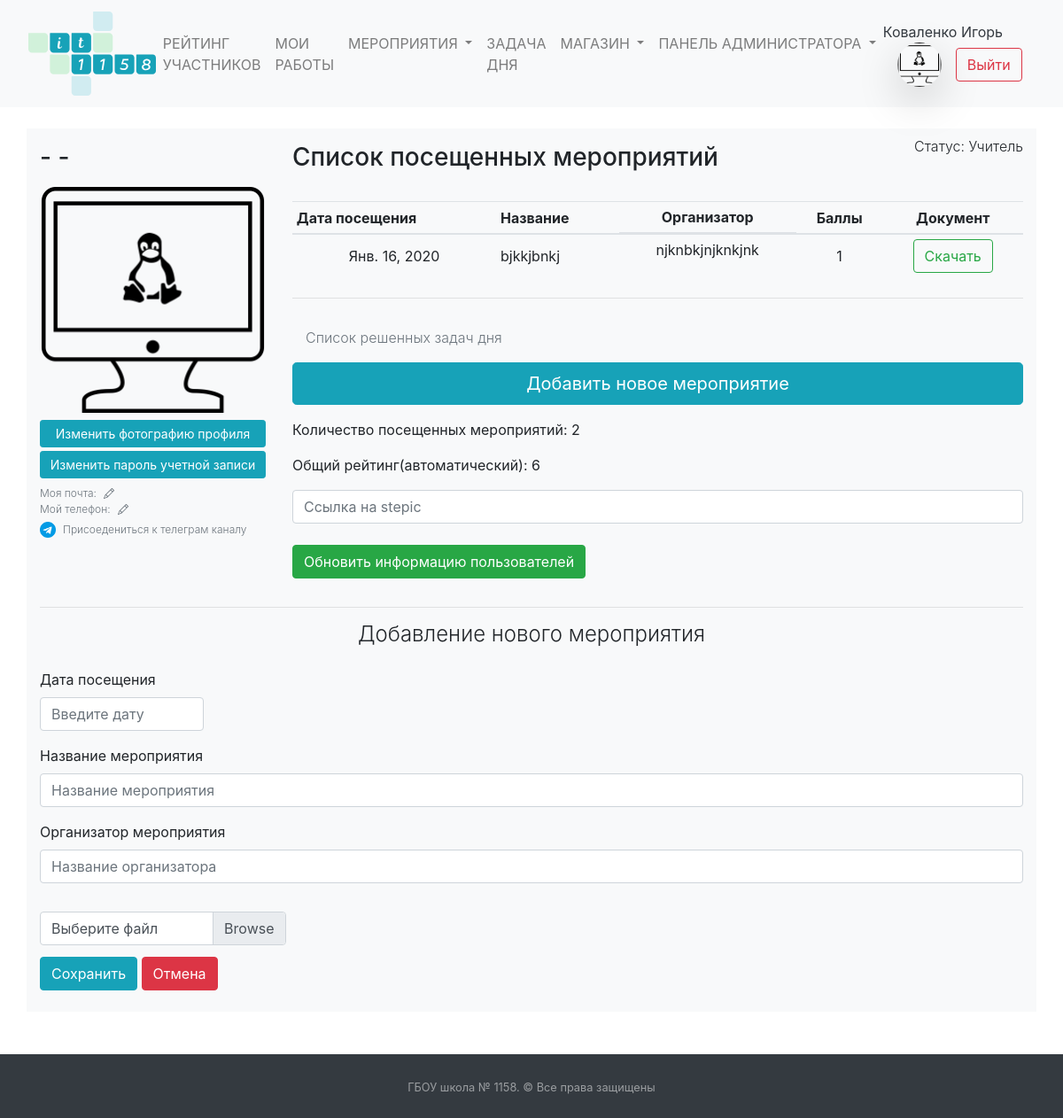
Before: /21/add_events (signed in) with the older database file.
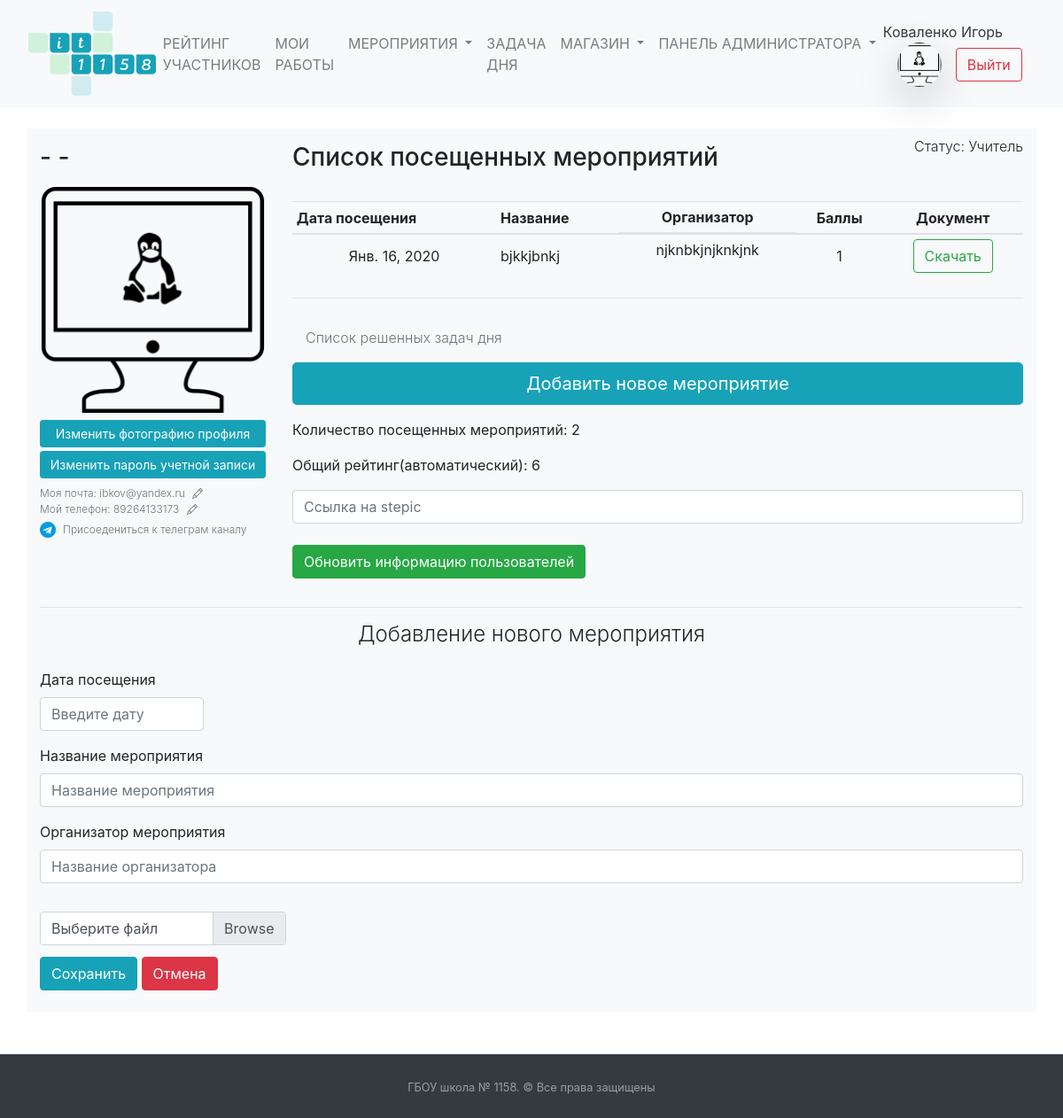
After: the same page with the newer database file.
### mainapp/models.py (models this page shows, shortened)
class Puples(models.Model):
    STATUS_CHOICES = (
        ('ST10', 'Ученик 10 ИТ-класса'),
        ('ST11', 'Ученик 11 ИТ-класса'),
        ('APP', 'Кандидат в ИТ-класс'),
        ('TEACH', 'Учитель')
    )
    PROGRESS_CHOICES = (
        (0, '0'),
        (25, '25'),
        (50, '50'),
        (75, '75'),
        (100, '100'),
    )
    name = models.CharField("Имя", null=True, max_length=50)
    surname = models.CharField("Фамилия", null=True, max_length=100)
    rate = models.PositiveIntegerField("Рейтинг ученика", default=0)
    image = models.ImageField("Фотография профиля", blank=True, upload_to="puples_photo",
                              default="puples_photo/user-2.png")
    user = models.OneToOneField(User, on_delete=models.CASCADE, null=True, default='',
                                verbose_name="Связь с таблицей пользователей")
    status = models.CharField("Статуc", choices=STATUS_CHOICES, default='ST10', max_length=30)
    applicant_first_result = models.FloatField("Результат первого этапа", blank=True, default=0)
    applicant_progress = models.IntegerField(verbose_name="Прогресс", choices=PROGRESS_CHOICES, default=0, blank=True)
    email = models.EmailField(verbose_name="Email", default="")
    phone = models.CharField(max_length=12, verbose_name="Телефон", default="")
    class Meta:
        verbose_name = "Пользователи"
        verbose_name_plural = "Пользователи"

### mainapp/views.py (the view, shortened to what this page needs)
# urls.py: path("<int:pk>/add_events", AddEventView.as_view(), name="add_event"),
class AddEventView(HeaderNotificationsCounter, LoginRequiredMixin, DetailView):
    model = Puples
    pk_url_kwarg = "pk"
    template_name = "add_event/add_event.html"
    login_url = '/login/'
    def get_context_data(self, **kwargs):
        context = super().get_context_data(**kwargs)
        context['events_count'] = Events.objects.filter(events__pk=self.kwargs['pk'], check=True).count()
        context['allevents'] = filter(lambda x: not x.name.startswith("Задача дня"),
                                      Events.objects.filter(events__pk=self.kwargs['pk']).order_by('-date'))
        context['form'] = EventsForm()
        context['alldaytasks'] = filter(lambda x: x.name.startswith("Задача дня"),
                                        Events.objects.filter(events__pk=self.kwargs['pk']).order_by('-date'))
        context['rate_event'] = sum(
            map(lambda x: x.event_rate, Events.objects.filter(events__pk=self.kwargs['pk'], check=True)))
        return context
    def get(self, request, pk):
        if request.user.is_superuser or request.user.puples.pk == pk:
            return super().get(request, pk)
        return HttpResponseForbidden()

### mainapp/forms.py
class EventsForm(forms.ModelForm):
    class Meta:
        model = Events
        fields = ("date", "name", "organization", "verification_file")

### mainapp/addons_python/views_addons_classes.py (called while the page is built)
    def get_context_data(self, *, object_list=None, **kwargs):
        context = super().get_context_data(**kwargs)
        context['events_new'] = Events.objects.filter(check=False).count()
        context['applicants_count'] = Puples.objects.filter(
            status="APP").count()
        return context

### templates/add_event/add_event.html (shortened to what this page needs)
{% extends 'base.html' %}
{% block main %}
{% include 'puple_detail/puples_detail.html'%}
    <hr>
    <h4 class="text-center font-weight-light">Добавление нового мероприятия</h4>
<form class="my-4 pb-4" action="{% url 'add_event' puples.id %}" method="post" enctype="multipart/form-data">
    <div class="form-group">
        <label for="datepicker">Дата посещения</label>
        <input type="text" class="form-control col-xl-2" id="datepicker" placeholder="Введите дату" name="date"
               required>
    </div>
    <div class="form-group">
        <label for="exampleInput">Название мероприятия</label>
        <input type="text" class="form-control" id="exampleInput" placeholder="Название мероприятия" name="name"
               required>
    </div>
    <div class="form-group pb-3">
        <label for="exampleInput1">Организатор мероприятия</label>
        <input type="text" class="form-control" id="exampleInput1" placeholder="Название организатора"
               name="organization" required>
    </div>
    <div class="custom-file col-xl-3 pt-4">
        <label class="custom-file-label" for="customFile">Выберите файл</label>
    </div>
    <div>
        <button type="submit" class="btn btn-info" autofocus>Сохранить</button>
        <a class="btn btn-danger" href="/statistic/pupil/{{ puples.id }}" role="button">Отмена</a>
    </div>
</form>
</div>
{% endblock %}

### templates/puple_detail/puples_detail.html (shortened to what the changed rows need)
{% load crispy_forms_tags %}
{% block main %}
    {% load static %}
    {% if puples.email != "" and puples.phone != "" or user.is_superuser %}
        <div class="container-xl my-4 bg-light">
        <div class="row">
            <div class="col-12 col-xl-3 col-lg-3 col-md-3 col-sm-12">
                <h3 class="my-3">
                    {{ puples.name }} {{ puples.surname }}
                </h3>
                <img src="{{ puples.image.url }}" class="img-fluid rounded">
                <div class="row py-2">
                    <div class="col-12"><a href="/statistic/pupil/{{ puples.pk }}/img-change/"
                                           class="btn btn-block btn-info btn-sm" role="button">
                        {% if puples.image.url != "/media/puples_photo/user-2.png" %}Изменить{% else %}
                            Добавить{% endif %} фотографию
                        профиля</a></div>
                    <div class="col pt-1"><a href="/password-change/" class="btn btn-block btn-info btn-sm"
                                             role="button">Изменить
                        пароль учетной записи</a>
                    </div>
                </div>
                <p class="font-weight-light text-muted mb-0" style="font-size: 12px !important;">
                    Моя почта: <span class="puples_detail_email">{{ puples.email }}</span>
                    <a class="puples_detail_change_email__edit-pencil"
                       style="padding-left: 5px;color: CurrentColor;cursor:pointer;">
                    </a>
                </p>
                <p class="font-weight-light text-muted mb-0" style="font-size: 12px !important;">
                    Мой телефон: <span class="puples_detail_tel">{{ puples.phone }}</span>
                    <a class="puples_detail_change_tel__edit-pencil"
                       style="padding-left: 5px;color: CurrentColor;cursor:pointer;">
                    </a>
                </p>
                <a href="https://t.me/joinchat/AAAAAFJI5PL5wZKFKSr4Fw" class="navbar-brand text-muted font-weight-light"
                   style="font-size: 12px;"><img class="img-fluid mr-2"
                                                 style="width: 18px; height:18px;"
                                                 src="{% static '/images/telegram.png' %}">Присоедениться к
                    телеграм
                    каналу</a>
            </div>
            <div class="col">
                <div class="row">
                    <h3 class="pt-3 col-12 col-lg-8">
                        {% if puples.status != "APP" %}Список посещенных
                            мероприятий{% else %}
                            Вступительные испытания{% endif %}
                    </h3>
                    <p class="font-weight-light text-right mt-2 col">Статус: {{ puples.get_status_display }}</p>
                </div>
                {% if puples.status != "APP" %}
                    <table class="table table-sm text-center my-4">
                        <thead class="thead text-center">
                        <tr>
                            <th class="text-left">Дата посещения</th>
                            <th class="text-left">Название</th>
                            <th class="d-none d-sm-block">Организатор</th>
                            <th>Баллы</th>
                            <th>Документ</th>
                        </tr>
                        </thead>
                        {% for event in allevents %}
                            <tr {% if event.check is False %} class="alert-warning"{% endif %}>
                                <td class="align-middle">{{ event.date }} </td>
                                <td class="text-left align-middle">{{ event.name }}</td>
                                <td class="text-left align-middle text-center d-none d-sm-block">{{ event.organization }}</td>
                                <td class="text-left align-middle text-center">{{ event.event_rate }}</td>
                                <td class="text-center align-middle">
                                    <form method="post" action="{% url 'verification_file_download' %}">
                                        <button type="submit" class="btn btn-outline-success">Скачать</button>
                                    </form>
                                </td>
                            </tr>
                        {% endfor %}
                    </table>
                    <hr>
                    <p class="pt-3 col-12 col-lg-8 font-weight-light text-muted content_toggle_future">
                        {% if puples.status != "APP" %}Список решенных
                            задач дня{% endif %}
                    </p>
                    <a class="btn btn-info btn-lg btn-block btn-rounded" href="add_events" role="button">Добавить новое
                        мероприятие</a>
                    <p class="my-3">Количество посещенных мероприятий: {{ events_count }} </p>
                    <p class="my-3">Общий рейтинг(автоматический): {{ rate_event }}</p>
                    {% if user.is_superuser %}
                        <form method="post">{% csrf_token %}
                            <input type="text" class="form-control" name="update_file_csv" value=""
                                   placeholder="Ссылка на stepic"/>
                            <br>
                            <button class="btn btn-success mb-3">Обновить информацию пользователей</button>
                        </form>
                    {% endif %}
                {% endif %}
            </div>
        </div>
    {% endif %}
{% endblock %}

Changed rows visible on the page:
changed Puples "Учитель": email (not shown) → "ibkov@yandex.ru"; phone (not shown) → "89264133173"
